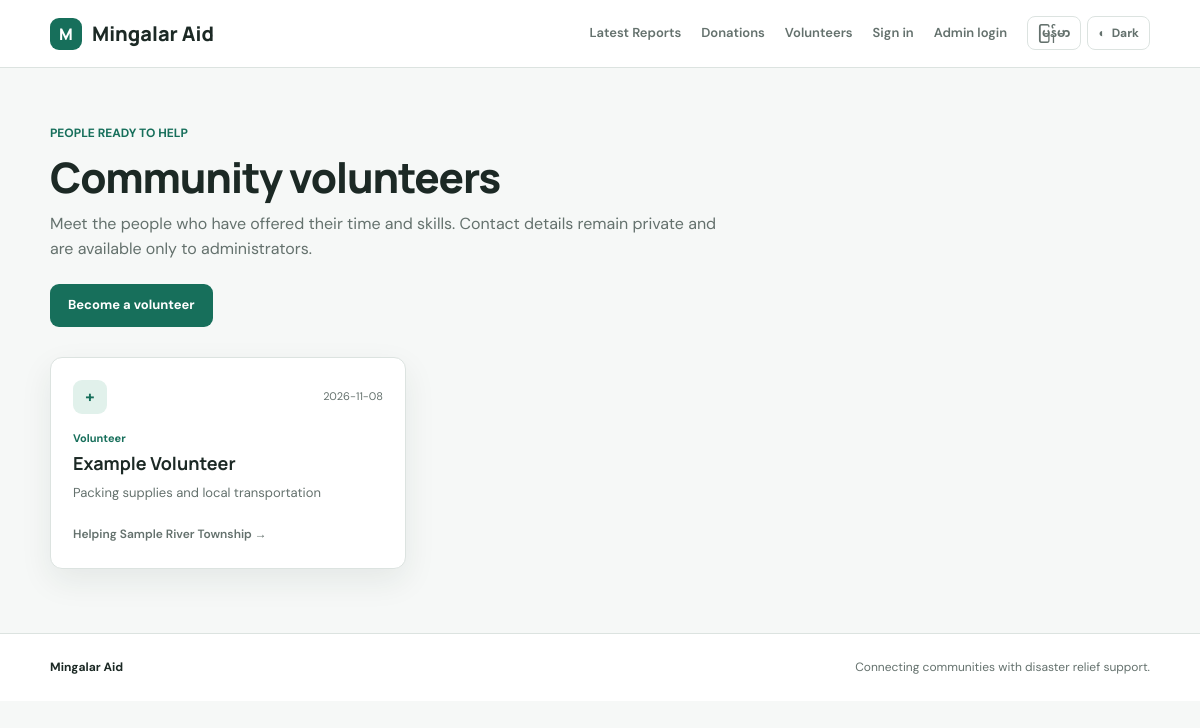
Page /volunteers on the committed database.
### tables this page shows
CREATE TABLE volunteers (
            id INTEGER PRIMARY KEY AUTOINCREMENT,
            disaster_id INTEGER,
            volunteer_name TEXT NOT NULL,
            skills TEXT NOT NULL,
            contact TEXT NOT NULL,
            created_at TEXT NOT NULL,
            FOREIGN KEY(disaster_id) REFERENCES disasters(id)
        );

CREATE TABLE disasters (
            id INTEGER PRIMARY KEY AUTOINCREMENT,
            disaster_date TEXT NOT NULL,
            place TEXT NOT NULL,
            description TEXT NOT NULL,
            evidence_url TEXT,
            status TEXT NOT NULL DEFAULT 'pending',
            submitted_at TEXT NOT NULL
        );

### MingalarAid.Backend/api/public_api.py (the view)
    @app.route("/volunteers")
    def public_volunteers():
        return render_template("volunteers.html", volunteers=volunteer_service.list_public())

### MingalarAid.Backend/dataaccess/database.py (called while the page is built)
def get_connection():
    DATABASE_PATH.parent.mkdir(parents=True, exist_ok=True)
    connection = sqlite3.connect(DATABASE_PATH)
    connection.row_factory = sqlite3.Row
    return connection

### MingalarAid.Backend/dataaccess/volunteer_repository.py (called while the page is built)
def list_public():
    with get_connection() as db:
        return db.execute(
            """SELECT volunteers.volunteer_name, volunteers.skills, volunteers.created_at,
                      disasters.id AS disaster_id, disasters.place AS disaster_place
               FROM volunteers
               LEFT JOIN disasters ON disasters.id = volunteers.disaster_id
               WHERE volunteers.disaster_id IS NULL OR disasters.status = 'approved'
               ORDER BY volunteers.created_at DESC, volunteers.id DESC"""
        ).fetchall()

### MingalarAid.Backend/service/volunteer_service.py (called while the page is built)
def list_public():
    return volunteer_repository.list_public()

### MingalarAid.Frontend/templates/volunteers.html (shortened to what this page needs)
{% extends "base.html" %}
{% block content %}
<div class="page-heading list-heading">
  <p class="eyebrow">PEOPLE READY TO HELP</p>
  <h1>Community volunteers</h1>
  <p>Meet the people who have offered their time and skills. Contact details remain private and are available only to administrators.</p>
  <a class="button primary" href="{{ url_for('volunteer') }}">Become a volunteer</a>
</div>
{% if volunteers %}
<div class="support-grid">
  {% for volunteer in volunteers %}
  <article class="support-card">
    <div class="support-card-top"><span class="support-icon volunteer-icon" aria-hidden="true">+</span><span class="date">{{ volunteer.created_at[:10] }}</span></div>
    <p class="support-type">Volunteer</p>
    <h2>{{ volunteer.volunteer_name }}</h2>
    <p class="support-detail">{{ volunteer.skills }}</p>
    {% if volunteer.disaster_id %}<a class="support-target text-link" href="{{ url_for('disaster_detail', disaster_id=volunteer.disaster_id) }}">Helping {{ volunteer.disaster_place }} →</a>{% else %}<span class="support-target">General volunteering</span>{% endif %}
  </article>
  {% endfor %}
</div>
{% else %}
<div class="empty-state"><div class="empty-icon">+</div><h3>No volunteers yet</h3><p>Be the first community member to offer your time.</p><a class="button primary" href="{{ url_for('volunteer') }}">Become a volunteer</a></div>
{% endif %}
{% endblock %}

### MingalarAid.Frontend/static/css/style.css (style rules this page uses)
:root { color-scheme: light; --bg: #f6f8f7; --surface: #ffffff; --surface-soft: #eef3f1; --text: #1c2925; --muted: #64716d; --border: #dce3e0; --brand: #176f5b; --brand-strong: #105747; --brand-soft: #e1f1eb; --danger: #b43f46; --danger-soft: #fbeaec; --warning: #946516; --warning-soft: #fff3d7; --shadow: 0 12px 32px rgb(22 45 37 / 8%); --radius: 12px; }
* { box-sizing: border-box; }
html { scroll-behavior: smooth; }
body { margin: 0; background: var(--bg); color: var(--text); font-family: 'DM Sans', 'Noto Sans Myanmar', sans-serif; line-height: 1.6; transition: background .2s, color .2s; }
a { color: inherit; text-decoration: none; }
.eyebrow { margin: 0 0 12px; color: var(--brand); font-size: 12px; font-weight: 700; }
.hero h1, .page-heading h1, .form-intro h1, .detail-panel h1, .login-card h1, .auth-form h1 { color: var(--text); font: 800 clamp(36px, 6vw, 62px) / 1.08 'Manrope', 'Noto Sans Myanmar', sans-serif; letter-spacing: -2px; margin: 0 0 20px; }
.button { display: inline-flex; align-items: center; justify-content: center; min-height: 42px; border: 1px solid transparent; border-radius: 9px; padding: 10px 17px; font-weight: 700; font-size: 13px; cursor: pointer; transition: background .15s, border-color .15s, transform .15s; }
.primary { background: var(--brand); color: #fff; }
.text-link, .back-link { color: var(--brand); font-size: 13px; font-weight: 700; }
.card-grid, .support-grid { display: grid; grid-template-columns: repeat(3, minmax(0, 1fr)); gap: 16px; margin-bottom: 64px; }
.disaster-card, .support-card, .admin-card, .detail-panel, .form-card, .table-wrap { background: var(--surface); border: 1px solid var(--border); border-radius: var(--radius); box-shadow: var(--shadow); }
.disaster-card, .support-card, .admin-card { padding: 22px; }
.card-top, .support-card-top { display: flex; align-items: center; justify-content: space-between; gap: 10px; margin-bottom: 16px; }
.date { color: var(--muted); font-size: 11px; }
.disaster-card h3, .admin-card h3, .support-card h2 { color: var(--text); font: 700 18px 'Manrope', 'Noto Sans Myanmar', sans-serif; margin: 0 0 8px; }
.disaster-card p, .admin-card p, .support-detail { color: var(--muted); font-size: 13px; margin: 0 0 16px; }
.support-icon { width: 34px; height: 34px; display: grid; place-items: center; border-radius: 9px; background: var(--brand-soft); color: var(--brand); font-weight: 800; }
.support-type { margin: 0 0 4px; color: var(--brand); font-size: 11px; font-weight: 700; }
.support-detail { white-space: pre-wrap; }
.support-target { color: var(--muted); font-size: 12px; font-weight: 600; }
.page-heading { padding: 56px 0 30px; }
.page-heading h1, .form-intro h1 { font-size: 42px; letter-spacing: -1.2px; margin-bottom: 10px; }
.page-heading > p:last-of-type, .form-intro > p:not(.eyebrow) { color: var(--muted); margin: 0; max-width: 680px; }
.list-heading { display: flex; flex-direction: column; align-items: flex-start; }
.list-heading .button { margin-top: 22px; }
html, body { max-width: 100%; overflow-x: hidden; }

### rows in the picture
volunteers: created_at "2026-11-08", volunteer_name "Example Volunteer", skills "Packing supplies and local transportation", disaster_place "Sample River Township"
